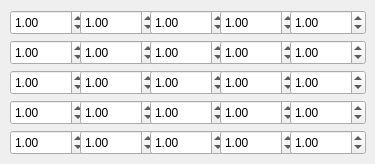
      <widget class="QWidget" name="tab_2">
       <attribute name="title">
        <string>5*5</string>
       </attribute>
       <widget class="QDoubleSpinBox" name="inputMoph5_0">
        <property name="geometry">
         <rect>
          <x>10</x>
          <y>10</y>
          <width>76</width>
          <height>25</height>
         </rect>
        </property>
        <property name="value">
         <double>1.000000000000000</double>
        </property>
       </widget>
       <widget class="QDoubleSpinBox" name="inputMoph5_1">
        <property name="geometry">
         <rect>
          <x>80</x>
          <y>10</y>
          <width>76</width>
          <height>25</height>
         </rect>
        </property>
        <property name="value">
         <double>1.000000000000000</double>
        </property>
       </widget>
       <widget class="QDoubleSpinBox" name="inputMoph5_2">
        <property name="geometry">
         <rect>
          <x>150</x>
          <y>10</y>
          <width>76</width>
          <height>25</height>
         </rect>
        </property>
        <property name="value">
         <double>1.000000000000000</double>
        </property>
       </widget>
       <widget class="QDoubleSpinBox" name="inputMoph5_3">
        <property name="geometry">
         <rect>
          <x>220</x>
          <y>10</y>
          <width>76</width>
          <height>25</height>
         </rect>
        </property>
        <property name="value">
         <double>1.000000000000000</double>
        </property>
       </widget>
       <widget class="QDoubleSpinBox" name="inputMoph5_4">
        <property name="geometry">
         <rect>
          <x>290</x>
          <y>10</y>
          <width>76</width>
          <height>25</height>
         </rect>
        </property>
        <property name="value">
         <double>1.000000000000000</double>
        </property>
       </widget>
       <widget class="QDoubleSpinBox" name="inputMoph5_5">
        <property name="geometry">
         <rect>
          <x>10</x>
          <y>40</y>
          <width>76</width>
          <height>25</height>
         </rect>
        </property>
        <property name="value">
         <double>1.000000000000000</double>
        </property>
       </widget>
       <widget class="QDoubleSpinBox" name="inputMoph5_6">
        <property name="geometry">
         <rect>
          <x>80</x>
          <y>40</y>
          <width>76</width>
          <height>25</height>
         </rect>
        </property>
        <property name="value">
         <double>1.000000000000000</double>
        </property>
       </widget>
       <widget class="QDoubleSpinBox" name="inputMoph5_7">
        <property name="geometry">
         <rect>
          <x>150</x>
          <y>40</y>
          <width>76</width>
          <height>25</height>
         </rect>
        </property>
        <property name="value">
         <double>1.000000000000000</double>
        </property>
       </widget>
       <widget class="QDoubleSpinBox" name="inputMoph5_8">
        <property name="geometry">
         <rect>
          <x>220</x>
          <y>40</y>
          <width>76</width>
          <height>25</height>
         </rect>
        </property>
        <property name="value">
         <double>1.000000000000000</double>
        </property>
       </widget>
       <widget class="QDoubleSpinBox" name="inputMoph5_9">
        <property name="geometry">
         <rect>
          <x>290</x>
          <y>40</y>
          <width>76</width>
          <height>25</height>
         </rect>
        </property>
        <property name="value">
         <double>1.000000000000000</double>
        </property>
       </widget>
       <widget class="QDoubleSpinBox" name="inputMoph5_10">
        <property name="geometry">
         <rect>
          <x>10</x>
          <y>70</y>
          <width>76</width>
          <height>25</height>
         </rect>
        </property>
        <property name="value">
         <double>1.000000000000000</double>
        </property>
       </widget>
       <widget class="QDoubleSpinBox" name="inputMoph5_11">
        <property name="geometry">
         <rect>
          <x>80</x>
          <y>70</y>
          <width>76</width>
          <height>25</height>
         </rect>
        </property>
        <property name="value">
         <double>1.000000000000000</double>
        </property>
       </widget>
       <widget class="QDoubleSpinBox" name="inputMoph5_12">
        <property name="geometry">
         <rect>
          <x>150</x>
          <y>70</y>
          <width>76</width>
          <height>25</height>
         </rect>
        </property>
        <property name="value">
         <double>1.000000000000000</double>
        </property>
       </widget>
       <widget class="QDoubleSpinBox" name="inputMoph5_13">
        <property name="geometry">
         <rect>
          <x>220</x>
          <y>70</y>
          <width>76</width>
          <height>25</height>
         </rect>
        </property>
        <property name="value">
         <double>1.000000000000000</double>
        </property>
       </widget>
       <widget class="QDoubleSpinBox" name="inputMoph5_14">
        <property name="geometry">
         <rect>
          <x>290</x>
          <y>70</y>
          <width>76</width>
          <height>25</height>
         </rect>
        </property>
        <property name="value">
         <double>1.000000000000000</double>
        </property>
       </widget>
       <widget class="QDoubleSpinBox" name="inputMoph5_15">
        <property name="geometry">
         <rect>
          <x>10</x>
          <y>100</y>
          <width>76</width>
          <height>25</height>
         </rect>
        </property>
        <property name="value">
         <double>1.000000000000000</double>
        </property>
       </widget>
       <widget class="QDoubleSpinBox" name="inputMoph5_16">
        <property name="geometry">
         <rect>
          <x>80</x>
          <y>100</y>
          <width>76</width>
          <height>25</height>
         </rect>
        </property>
        <property name="value">
         <double>1.000000000000000</double>
        </property>
       </widget>
       <widget class="QDoubleSpinBox" name="inputMoph5_17">
        <property name="geometry">
         <rect>
          <x>150</x>
          <y>100</y>
          <width>76</width>
          <height>25</height>
         </rect>
        </property>
        <property name="value">
         <double>1.000000000000000</double>
        </property>
       </widget>
       <widget class="QDoubleSpinBox" name="inputMoph5_18">
        <property name="geometry">
         <rect>
          <x>220</x>
          <y>100</y>
          <width>76</width>
          <height>25</height>
         </rect>
        </property>
        <property name="value">
         <double>1.000000000000000</double>
        </property>
       </widget>
       <widget class="QDoubleSpinBox" name="inputMoph5_19">
        <property name="geometry">
         <rect>
          <x>290</x>
          <y>100</y>
          <width>76</width>
          <height>25</height>
         </rect>
        </property>
        <property name="value">
         <double>1.000000000000000</double>
        </property>
       </widget>
       <widget class="QDoubleSpinBox" name="inputMoph5_20">
        <property name="geometry">
         <rect>
          <x>10</x>
          <y>130</y>
          <width>76</width>
          <height>25</height>
         </rect>
        </property>
        <property name="value">
         <double>1.000000000000000</double>
        </property>
       </widget>
       <widget class="QDoubleSpinBox" name="inputMoph5_21">
        <property name="geometry">
         <rect>
          <x>80</x>
          <y>130</y>
          <width>76</width>
          <height>25</height>
         </rect>
        </property>
        <property name="value">
         <double>1.000000000000000</double>
        </property>
       </widget>
       <widget class="QDoubleSpinBox" name="inputMoph5_22">
        <property name="geometry">
         <rect>
          <x>150</x>
          <y>130</y>
          <width>76</width>
          <height>25</height>
         </rect>
        </property>
        <property name="value">
         <double>1.000000000000000</double>
        </property>
       </widget>
       <widget class="QDoubleSpinBox" name="inputMoph5_23">
        <property name="geometry">
         <rect>
          <x>220</x>
          <y>130</y>
          <width>76</width>
          <height>25</height>
         </rect>
        </property>
        <property name="value">
         <double>1.000000000000000</double>
        </property>
       </widget>
       <widget class="QDoubleSpinBox" name="inputMoph5_24">
        <property name="geometry">
         <rect>
          <x>290</x>
          <y>130</y>
          <width>76</width>
          <height>25</height>
         </rect>
        </property>
        <property name="value">
         <double>1.000000000000000</double>
        </property>
       </widget>
      </widget>
